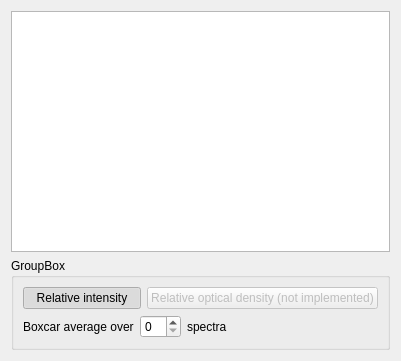
<?xml version="1.0" encoding="UTF-8"?>
<ui version="4.0">
 <class>Form</class>
 <widget class="QWidget" name="Form">
  <property name="geometry">
   <rect>
    <x>0</x>
    <y>0</y>
    <width>401</width>
    <height>361</height>
   </rect>
  </property>
  <property name="windowTitle">
   <string>Form</string>
  </property>
  <layout class="QVBoxLayout" name="verticalLayout">
   <item>
    <widget class="PlotWidget" name="diffPlot"/>
   </item>
   <item>
    <widget class="QGroupBox" name="groupBox_2">
     <property name="title">
      <string>GroupBox</string>
     </property>
     <layout class="QVBoxLayout" name="verticalLayout_3">
      <item>
       <layout class="QHBoxLayout" name="horizontalLayout_3">
        <item>
         <widget class="QPushButton" name="pushButton_3">
          <property name="text">
           <string>Relative intensity</string>
          </property>
          <property name="checkable">
           <bool>true</bool>
          </property>
          <property name="checked">
           <bool>true</bool>
          </property>
         </widget>
        </item>
        <item>
         <widget class="QPushButton" name="pushButton_4">
          <property name="enabled">
           <bool>false</bool>
          </property>
          <property name="text">
           <string>Relative optical density (not implemented)</string>
          </property>
         </widget>
        </item>
       </layout>
      </item>
      <item>
       <layout class="QHBoxLayout" name="horizontalLayout_4">
        <item>
         <widget class="QLabel" name="label_3">
          <property name="text">
           <string>Boxcar average over</string>
          </property>
         </widget>
        </item>
        <item>
         <widget class="QSpinBox" name="spinBox"/>
        </item>
        <item>
         <widget class="QLabel" name="label_4">
          <property name="text">
           <string>spectra</string>
          </property>
         </widget>
        </item>
        <item>
         <spacer name="horizontalSpacer_2">
          <property name="orientation">
           <enum>Qt::Horizontal</enum>
          </property>
          <property name="sizeHint" stdset="0">
           <size>
            <width>40</width>
            <height>20</height>
           </size>
          </property>
         </spacer>
        </item>
       </layout>
      </item>
     </layout>
    </widget>
   </item>
  </layout>
 </widget>
 <customwidgets>
  <customwidget>
   <class>PlotWidget</class>
   <extends>QGraphicsView</extends>
   <header>pyqtgraph</header>
  </customwidget>
 </customwidgets>
 <resources/>
 <connections/>
</ui>
